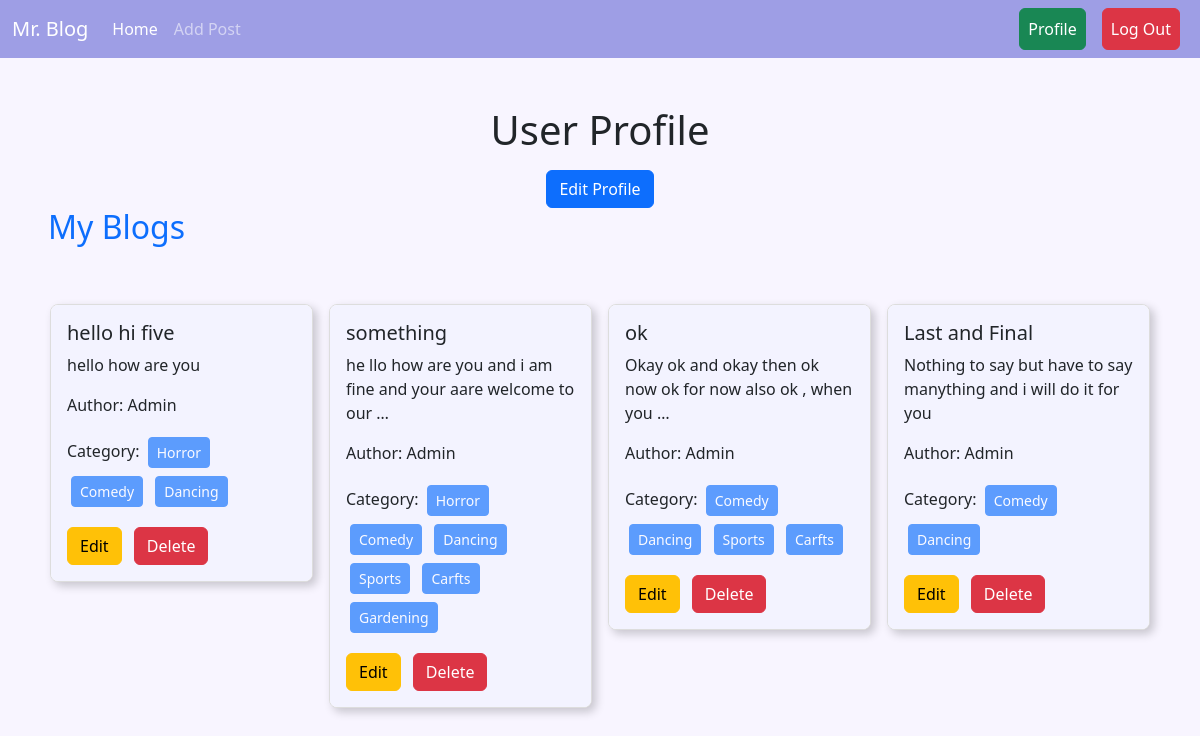
The app's page /author/profile/ (signed in) with its own data.
### posts/models.py (models this page shows, shortened)
class Post(models.Model):
    title = models.CharField(max_length = 50)
    content = models.TextField()
    category = models.ManyToManyField(Category) # eta post er moddhe multiple category thakte pare, abar ekta category multiple post er moddhe thakte pare.
    author = models.ForeignKey(User, on_delete=models.CASCADE) #models.CASCADE er mane holo, jodi amra kono Author ke delete kore dei tahole tar sob details delete hoye jabe.

### categories/models.py (models this page shows, shortened)
class Category(models.Model):
    name = models.CharField(max_length=100)
    slug = models.SlugField(max_length=100, null=True, blank=True, unique=True)

### author/views.py (the view)
# urls.py: path('profile/', views.profile, name='profile'),
@login_required
def profile(request):
    data = Post.objects.filter(author=request.user)
    return render(request,'profile.html', {'data': data})

### author/templates/profile.html
{% extends 'base.html' %}
{% load crispy_forms_tags %}
{% block content %}
    <div class="text-center mt-5">
    <h1 class="mb-3">User Profile</h1>
    <a class="btn btn-primary" href="{% url 'editprofile'%}">Edit Profile</a>
    <h2 class="text-start mx-5 text-primary">My Blogs</h2>
</div>
    <div class="all_task pinterest-layout">
        {% for post in data %}
                <div class="card">
                    <div class="card-body">
                        <h5 class="card-title">{{post.title}}</h5>
                        <p class="card-text">{{post.content|truncatewords:15}}</p>
                        <p>Author: {{post.author.first_name}}</p>
                        <p>Category:
                        {% for cat in post.category.all %}
                            <button class="btn btn-primary btn-sm mx-1 my-1" disabled>{{cat.name}}</button>
                        {% endfor %}
                        </p>
                        <a href="{% url 'edit_post' post.id %}" class="btn btn-warning">Edit</a>
                        <a href="{% url 'delete_post' post.id%}" class="btn btn-danger ms-2">Delete</a>
                    </div>
                </div>
        {% endfor %}
      </div>
{% endblock %}

### templates/base.html (style rules this page uses)
body { background-color:rgb(248, 245, 255); }
.all_task { column-width: 250px; padding: 50px; }
.card { margin: 0 0 15px; width: 100%; max-width: 400px; background: #fff; border: 1px solid #ddd; border-radius: 8px; box-shadow: 4px 4px 10px rgba(0, 0, 0, 0.2); overflow: auto; transition: transform 0.3s ease; }
.card-body { background-color:#f3f3ff; }

### records on screen
Post: title "hello hi five", content "hello how are you", author.first_name "Admin"
Category: name "Horror"
Category: name "Comedy"
Category: name "Dancing"
Post: title "something", content "he llo how are you and i am fine and your aare welcome to our …", author.first_name "Admin"
Category: name "Sports"
Category: name "Carfts"
Category: name "Gardening"
Post: title "ok", content "Okay ok and okay then ok now ok for now also ok , when you …", author.first_name "Admin"
Post: title "Last and Final", content "Nothing to say but have to say manything and i will do it for you", author.first_name "Admin"
